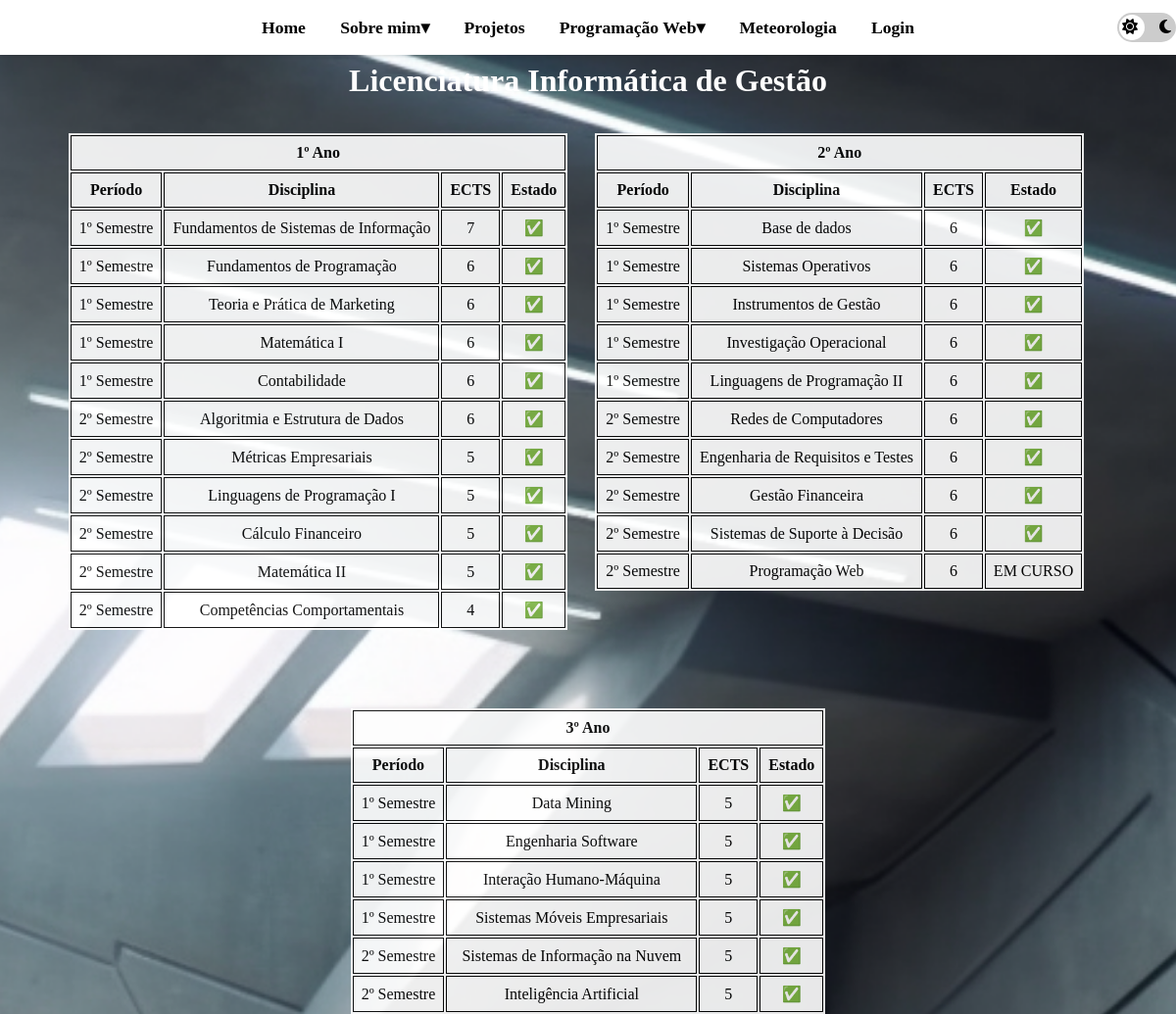
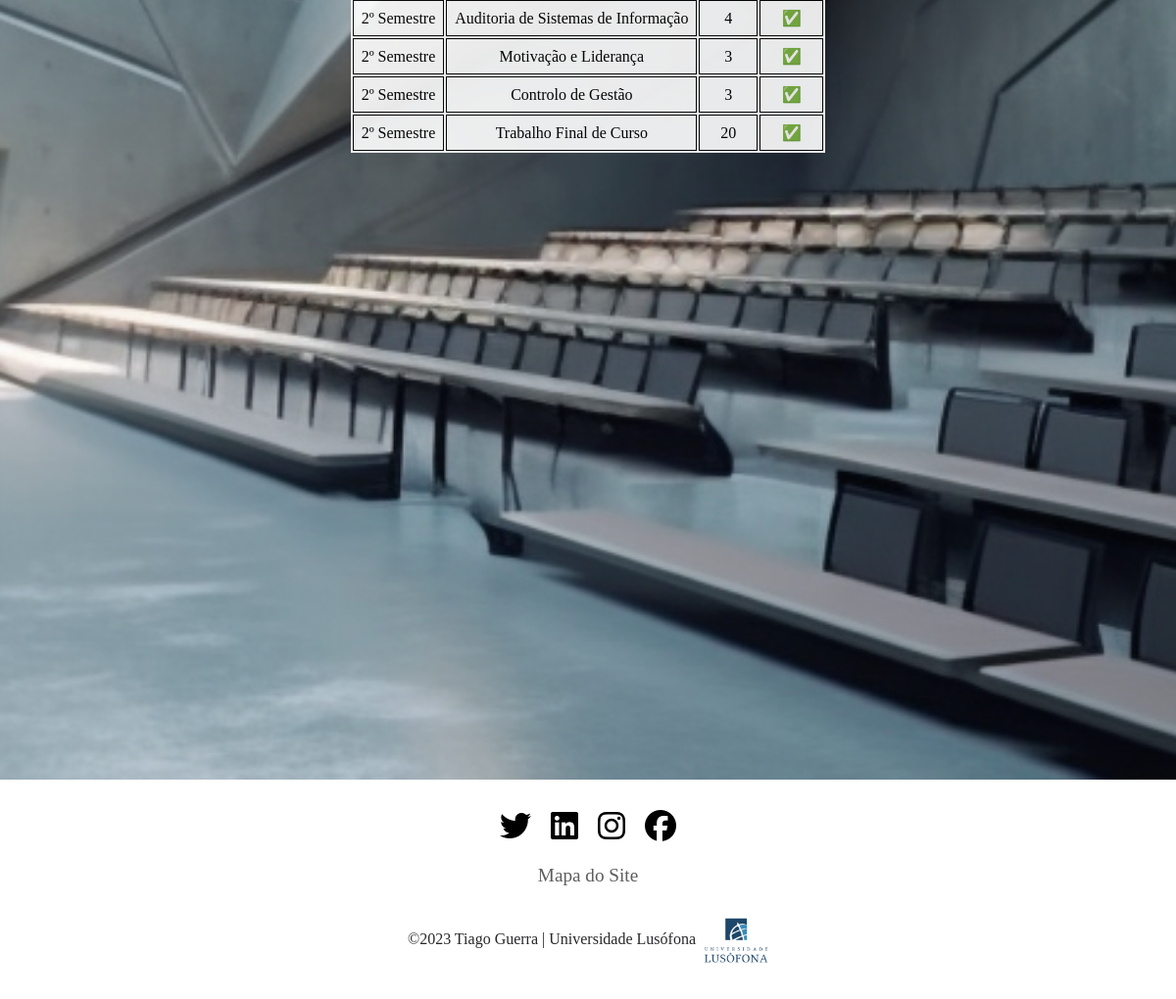
/licenciatura, run on the app's committed database (2 pictures, top to bottom).
### portfolio/models.py (models this page shows)
class Cadeira(models.Model):
    ano = models.IntegerField(default=1)
    semestre = models.IntegerField(default=1)
    disciplina = models.CharField(max_length=100, default='')
    etcs = models.IntegerField(default=3)
    TIPO_ESCOLHAS = (
        ('✅', 'APROVADO'),
        ('🛑', 'REPROVADO'),
        ('EM CURSO', 'EM CURSO')
    )
    estado = models.CharField(max_length=25, choices=TIPO_ESCOLHAS, default='EM CURSO')

### portfolio/views.py (the view)
# urls.py: path('licenciatura', views.licenciatura_page_view, name='licenciatura'),
def licenciatura_page_view(request):
    primeiroano = Cadeira.objects.all().filter(ano=1)
    segundoano = Cadeira.objects.all().filter(ano=2)
    terceiroano = Cadeira.objects.all().filter(ano=3)
    context = {
        'primeiroAno': primeiroano,
        'segundoAno': segundoano,
        'terceiroAno': terceiroano
    }
    return render(request, 'portfolio/licenciatura.html', context)

### portfolio/templates/portfolio/licenciatura.html (shortened to what this page needs)
{% extends 'portfolio/layout.html' %}
{% load static %}
{% block head %}
<link rel="stylesheet" href="{% static 'css/licenciatura.css' %}">
{% endblock %}
{% block main %}
        <h1>Licenciatura Informática de Gestão</h1>
        <table class="tabela1ano">
            <thead>
                <tr>
                    <th colspan="4">
                        1º Ano
                    </th>
                </tr>
            </thead>
            <tbody>
                <tr class="header-tr">
                    <td>Período</td>
                    <td>Disciplina</td>
                    <td>ECTS</td>
                    <td>Estado</td>
                </tr>
                {% for cadeira in primeiroAno %}
                <tr>
                    <td>{{ cadeira.semestre }}º Semestre</td>
                    <td>{{ cadeira.disciplina }}</td>
                    <td>{{ cadeira.etcs }}</td>
                    <td>{{ cadeira.estado }}</td>
                </tr>
                {% endfor %}
            </tbody>
        </table>
        <table class="tabela2ano">
            <thead>
                <tr>
                    <th colspan="4">
                        2º Ano
                    </th>
                </tr>
            </thead>
            <tbody>
                <tr class="header-tr">
                    <td>Período</td>
                    <td>Disciplina</td>
                    <td>ECTS</td>
                    <td>Estado</td>
                </tr>
                {% for cadeira in segundoAno %}
                <tr>
                    <td>{{ cadeira.semestre }}º Semestre</td>
                    <td>{{ cadeira.disciplina }}</td>
                    <td>{{ cadeira.etcs }}</td>
                    <td>{{ cadeira.estado }}</td>
                </tr>
                {% endfor %}
            </tbody>
        </table>
        <table class="tabela3ano">
            <thead>
                <tr>
                    <th colspan="4">
                        3º Ano
                    </th>
                </tr>
            </thead>
            <tbody>
                <tr class="header-tr">
                    <td>Período</td>
                    <td>Disciplina</td>
                    <td>ECTS</td>
                    <td>Estado</td>
                </tr>
                {% for cadeira in terceiroAno %}
                <tr>
                    <td>{{ cadeira.semestre }}º Semestre</td>
                    <td>{{ cadeira.disciplina }}</td>
                    <td>{{ cadeira.etcs }}</td>
                    <td>{{ cadeira.estado }}</td>
                </tr>
                {% endfor %}
            </tbody>
        </table>
{% endblock %}

### portfolio/static/css/licenciatura.css (style rules this page uses)
* { padding: 0; margin: 0; }
body { height: 100%; background-image: url('../images/university_lecture_hall.png'); background-position: center; background-repeat: no-repeat; background-position: center; background-size: cover; background-attachment: fixed; text-align: center; }
h1 { position: absolute; top: 8vh; width: 100%; color: white; }
th, td { border: 1px solid black; padding: 8px; text-align: center; }
.header-tr { font-weight: bold; }
.tabela1ano, .tabela2ano, .tabela3ano { display: inline-block; min-width: 100px; vertical-align: top; margin-right: 2%; margin-top: 10vh; opacity: 0.9; }
.tabela3ano { margin-right: 0; }

### portfolio/static/css/geral-light.css (style rules this page uses)
html, body { height: 100%; margin: 0; padding: 0; }
.tabela1ano, .tabela2ano, .tabela3ano { background-color: white; color: black; }

### data on the page
Cadeira: semestre "1", disciplina "Fundamentos de Sistemas de Informação", etcs "7", estado "✅"
Cadeira: semestre "1", disciplina "Fundamentos de Programação", etcs "6", estado "✅"
Cadeira: semestre "1", disciplina "Teoria e Prática de Marketing", etcs "6", estado "✅"
Cadeira: semestre "1", disciplina "Matemática I", etcs "6", estado "✅"
Cadeira: semestre "1", disciplina "Contabilidade", etcs "6", estado "✅"
Cadeira: semestre "2", disciplina "Algoritmia e Estrutura de Dados", etcs "6", estado "✅"
Cadeira: semestre "2", disciplina "Métricas Empresariais", etcs "5", estado "✅"
Cadeira: semestre "2", disciplina "Linguagens de Programação I", etcs "5", estado "✅"
Cadeira: semestre "2", disciplina "Cálculo Financeiro", etcs "5", estado "✅"
Cadeira: semestre "2", disciplina "Matemática II", etcs "5", estado "✅"
Cadeira: semestre "2", disciplina "Competências Comportamentais", etcs "4", estado "✅"
Cadeira: semestre "1", disciplina "Base de dados", etcs "6", estado "✅"
Cadeira: semestre "1", disciplina "Sistemas Operativos", etcs "6", estado "✅"
Cadeira: semestre "1", disciplina "Instrumentos de Gestão", etcs "6", estado "✅"
Cadeira: semestre "1", disciplina "Investigação Operacional", etcs "6", estado "✅"
Cadeira: semestre "1", disciplina "Linguagens de Programação II", etcs "6", estado "✅"
Cadeira: semestre "2", disciplina "Redes de Computadores", etcs "6", estado "✅"
Cadeira: semestre "2", disciplina "Engenharia de Requisitos e Testes", etcs "6", estado "✅"
Cadeira: semestre "2", disciplina "Gestão Financeira", etcs "6", estado "✅"
Cadeira: semestre "2", disciplina "Sistemas de Suporte à Decisão", etcs "6", estado "✅"
Cadeira: semestre "2", disciplina "Programação Web", etcs "6", estado "EM CURSO"
Cadeira: semestre "1", disciplina "Data Mining", etcs "5", estado "✅"
Cadeira: semestre "1", disciplina "Engenharia Software", etcs "5", estado "✅"
Cadeira: semestre "1", disciplina "Interação Humano-Máquina", etcs "5", estado "✅"
Cadeira: semestre "1", disciplina "Sistemas Móveis Empresariais", etcs "5", estado "✅"
Cadeira: semestre "2", disciplina "Sistemas de Informação na Nuvem", etcs "5", estado "✅"
Cadeira: semestre "2", disciplina "Inteligência Artificial", etcs "5", estado "✅"
Cadeira: semestre "2", disciplina "Auditoria de Sistemas de Informação", etcs "4", estado "✅"
Cadeira: semestre "2", disciplina "Motivação e Liderança", etcs "3", estado "✅"
Cadeira: semestre "2", disciplina "Controlo de Gestão", etcs "3", estado "✅"
Cadeira: semestre "2", disciplina "Trabalho Final de Curso", etcs "20", estado "✅"
